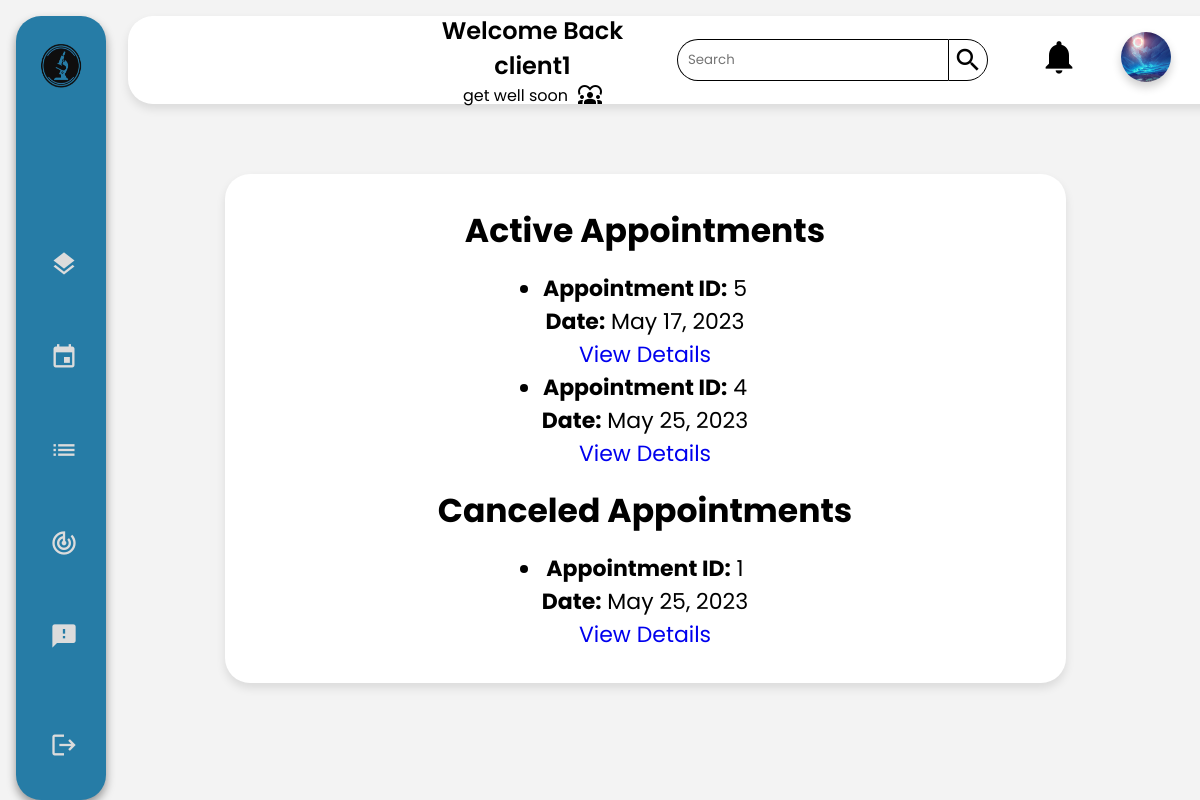
The page /client/ (signed in) on the database as committed earlier.
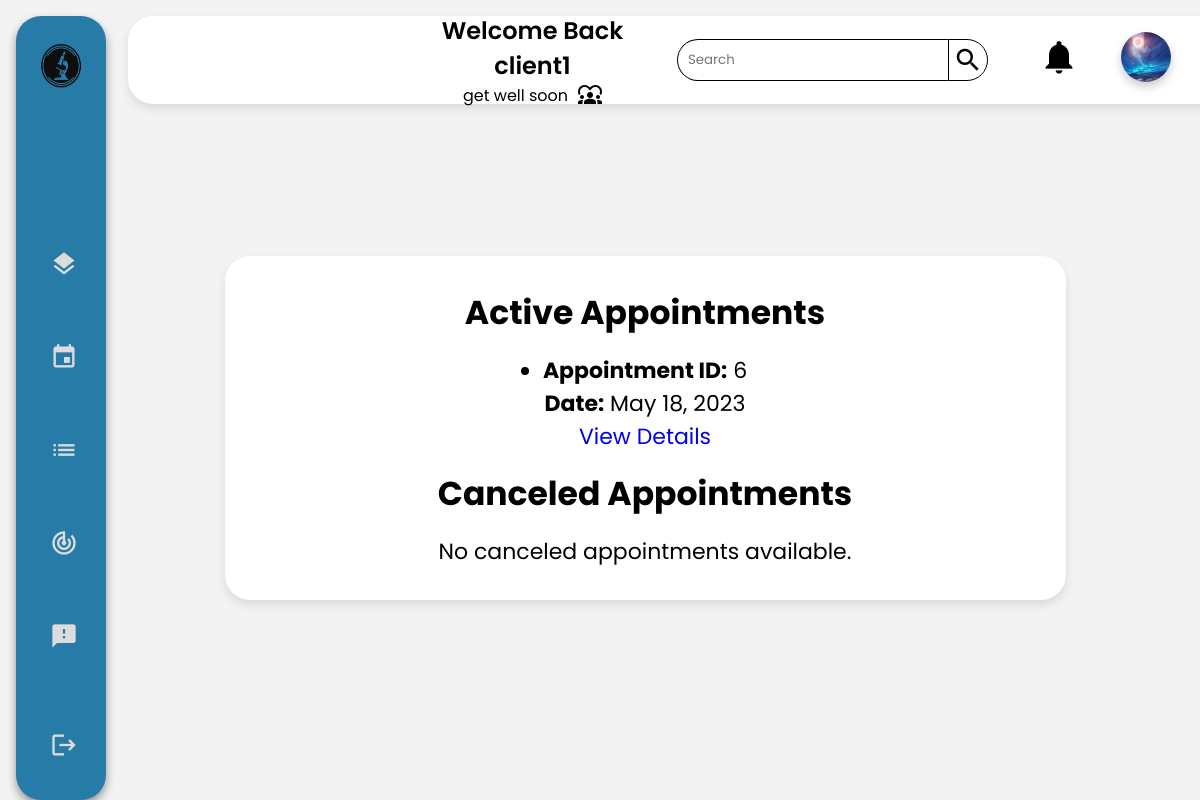
The same page on the database as committed later.
### client/models.py (models this page shows, shortened)
class Client(models.Model):
    GENDERS =[
        ('M','Male'),
        ('F','Female')
    ]
    user = models.OneToOneField(User, primary_key = True, on_delete=models.CASCADE)
    phone_number = models.CharField(max_length=10,validators=[phone_regex])
    gender = models.CharField(max_length = 1 ,choices = GENDERS)
    address = models.CharField(max_length=50)
    policy = models.BooleanField(default = False)
    profile_pic = models.ImageField(default="default.png", upload_to="profile_pics")
    date_of_birth = models.DateField(default='2003-03-08')
    tests_made = models.PositiveIntegerField(default=0)
    class Meta():
        db_table = 'auth_client'

### main_home/models.py (models this page shows, shortened)
class Appointment(models.Model):
    PRE_PAY = 'PP'
    ON_RECEIVE = 'OR'
    PAYMENT_CHOICES = [
        (PRE_PAY, 'Pre-Pay'),
        (ON_RECEIVE, 'On-Receive'),
    ]
    UPCOMING = 'Upcoming'
    TOMORROW = 'Tommorow'
    TODAY = 'Today'
    OVERDUE = 'Overdue'
    STATUS_CHOICES = [
        (UPCOMING, 'Upcoming'),
        (TOMORROW, 'Tommorow'),
        (TODAY, 'Today'),
        (OVERDUE, 'Overdue'),
    ]
    client = models.ForeignKey(Client, on_delete=models.CASCADE)
    tests_requested = models.ManyToManyField(TestOffered)
    date = models.DateField(validators=[validate_date_not_past])
    description = models.CharField(max_length=1000,blank=True)
    document = models.ImageField(null=True,upload_to='medical_documents')
    total_price = models.DecimalField(max_digits=10, decimal_places=2)
    payment_option = models.CharField(max_length=2, choices=PAYMENT_CHOICES,default="OR")
    payment_status = models.BooleanField(default=False)
    arrived = models.BooleanField(default=False)
    cancelled = models.BooleanField(default=False)
    performed = models.BooleanField(default=False)
    class Meta:
        db_table = 'appointment'

### client/views.py (the view)
# urls.py: path("",views.client_home,name="client"),
@login_required
@permission_required('client.view_client', raise_exception=True)
def client_home(request):
    appointments = Appointment.objects.filter(client=request.user.client).order_by('date')
    canceled_appointments = appointments.filter(cancelled=True)
    active_appointments = appointments.exclude(cancelled=True)
    context = {
        'active_appointments': active_appointments,
        'canceled_appointments': canceled_appointments,
    }
    return render(request,'client/client.html',context)

### client/templates/client/client.html (shortened to what this page needs)
{% extends 'main_home/actors_base.html' %}
{% load static %}
{% block main %}
    <div class="Container">
        <h2>Active Appointments</h2>
{% if active_appointments %}
  <ul>
    {% for appointment in active_appointments %}
      <li>
        <strong>Appointment ID:</strong> {{ appointment.id }}<br>
        <strong>Date:</strong> {{ appointment.date }}<br>
        <a href="{% url 'client_appointment_detail' appointment.id %}">View Details</a>
      </li>
    {% endfor %}
  </ul>
{% else %}
  <p>No active appointments available.</p>
{% endif %}
<h2>Canceled Appointments</h2>
{% if canceled_appointments %}
  <ul>
    {% for appointment in canceled_appointments %}
      <li>
        <strong>Appointment ID:</strong> {{ appointment.id }}<br>
        <strong>Date:</strong> {{ appointment.date }}<br>
        <a href="{% url 'client_appointment_detail' appointment.id %}">View Details</a>
      </li>
    {% endfor %}
  </ul>
{% else %}
  <p>No canceled appointments available.</p>
{% endif %}
    </div>
{% endblock main %}
{% block sidebar %}
    <li><a href={% url 'client' %}><span class="material-icons X">layers</span> <span class="nav-item">Home</span></a></li>
    <li><a href={% url 'client_appointment_book' %}><span class="material-icons X">event</span><span class="nav-item">Book Appointment</span></a></li>
    <li><a href={% url 'client_result_list' %}><span class="material-icons X">list</span><span class="nav-item">Results</span></a></li>
    <li><a href={% url 'client_request_list' %}><span class="material-icons X">track_changes</span><span class="nav-item">Track Progress</span></a></li>
    <li><a href={% url 'create_complaint' %}><span class="material-icons X">feedback</span><span class="nav-item">Send Complaint</span></a></li>
{% endblock sidebar %}

### main_home/templates/main_home/actors_base.html (shortened to what this page needs)
{% extends 'main_home/base.html' %}
{% load static %}
{% block css %}
        <link rel="stylesheet" href="{% static 'css/actors.css' %}" />
{% endblock css %}
{% block content %}
    <div class="container">
        <header>
            <div class="wlc">
                <h1>Welcome Back {{user.username}}</h1>
                <p>get well soon  <span class="material-icons">diversity_1</span></p>
            </div>
            <div class="Left">
                <div class="search">
                    <input type="text" class="searchTerm" placeholder="Search">
                    <button type="submit" class="searchButton">
                        <span class="material-icons">
                        </span>
                    </button>
                </div>
                <ul class="DROPS">
                    {% if user.groups.first.name == 'client' %}
                    <li><a href="#"><span class="material-icons">notifications</span></a></li>
                    <li><a onclick="showElement()"><img class="profile-pic" alt="profile_pic" src="{{ user.client.profile_pic.url }}"></img></a>
                    {% endif %}
                        </li>
                    </ul>
                </div>
        </header>
        <div class="Main">
            {% block main %}{% endblock main %}
        </div>
    </div>
    <nav>
        <a class="logo" href="{% url user.groups.first.name %}">
            <img alt="brave lab logo" src="{% static 'img/logo.png' %}">
            <span class="nav-item">Brave Lab</span>
        </a>
        <ul>
            {% block sidebar %}{% endblock sidebar %}
            <li class="end">
                <a href='{% url 'logout' %}'>
                    <span class="material-icons emoji">logout</span>
                </a>
            </li>
        </ul>
    </nav>
{% endblock content %}

### main_home/templates/main_home/base.html (shortened to what this page needs)
{% load static %}
<!DOCTYPE html>
<html lang="en">
<head>
    {% block css %}{% endblock css %}
</head>
<body>
    {% block content %}{% endblock content %}
</body>
</html>

### static/css/actors.css (style rules this page uses)
* { font-family: 'Poppins', sans-serif; margin: 0; padding: 0; }
body { background-color: #f3f3f3; }
.container { background-color: #f3f3f3; text-align: center; float: right; width: 100%; height: 90vh; }
header { margin: 1rem; margin-left: 8rem; width: 92%; height: 11%; background-color: rgb(255, 255, 255); display: flex; align-items: center; justify-content: space-between; border-radius: 25px; position: fixed; top: 0; left: 0; right: 0; z-index: 1; }
.wlc { margin-left: 300px; }
.wlc h1 { font-size: 1.5rem; }
.wlc p { display: flex; align-items: center; justify-content: center; gap: 10px; }
.Left { float: right; margin: 40px; display: flex; align-items: center; flex-direction: row; justify-content: space-between; gap: 30px; }
.DROPS { display: flex; align-items: center; justify-content: center; flex-direction: row; }
.DROPS a { width: 40px; height: 40px; padding: 50px; text-decoration: none; color: black; padding: 1px; }
.DROPS li { padding: 20px; list-style: none; }
.DROPS li span { font-size: 40px; }
.search { width: 100%; position: relative; display: flex; }
.search span { font-size: 30px; }
.searchTerm { width: 250px; border: 1px solid rgb(0, 0, 0); border-right: none; padding: 10px; height: 20px; border-radius: 25px 0 0 25px; outline: none; color: #267ca6; }
.searchButton { background-color: white; display: flex; align-items: center; text-align: center; color: rgb(0, 0, 0); cursor: pointer; padding: 4px; font-size: 20px; border: solid 1px rgb(0, 0, 0); border-radius: 0px 25px 25px 0px; }
nav { margin: 1rem; position: absolute; top: 0; bottom: 0; left: 0; height: 98vh; background-color: #267ca6; width: 90px; border-radius: 25px; overflow: hidden; transition: width 0.2s linear; box-shadow: 0 20px 35px rgb(0, 0, 0), 0.1; }
.logo { position: absolute; top: 8px; left: 3px; text-align: center; display: flex; transition: all 0.5s ease; margin: 10px 0 0 10px; }
.logo img { width: 45px; height: 45px; }
.logo span { font-weight: bold; padding-left: 15px; font-size: 18px; text-transform: uppercase; }
nav a { position: relative; color: gainsboro; font-size: 18px; display: table; width: 300px; padding: 10px; }
nav .material-icons { position: relative; width: 70px; height: 40px; top: 14px; font-size: 28px !important; text-align: center; }
nav ul { margin-top: 200px; }
.nav-item { position: relative; top: 5px; margin-left: 10px; }
nav ul li { transition: 0.5s; margin: 3px; width: auto; }
.end { position: absolute; bottom: 10px; }
nav ul li a { padding: 20px 10px; }
nav ul li::after { content: ''; display: block; position: relative; left: 0; width: 5px; height: 100%; background-color: rgb(0, 0, 0); }
.Main { height: 89%; }
header { position: fixed; top: 0; left: 0; right: 0; z-index: 1; }
nav { position: fixed; left: 0; overflow-y: auto; z-index: 1; }
.Main { margin-top: 9%; margin-left: 90px; display: flex; justify-content: center; align-items: center; }
.profile-pic { width: 50px; height: 50px; border-radius: 50%; cursor: pointer; object-fit: cover; }
header h1 { font-weight: 600; }
a { text-decoration: none; }
.Container { margin: auto; width: 70%; border-radius: 25px; display: flex; align-items: center; justify-content: end; flex-direction: column; background-color: white; padding: 2rem; }
nav a { height: 50px; }
.end { width: 97%; }
header { box-shadow: 0 5px 10px rgba(0,0,0,0.1); }
.Container { box-shadow: 0 5px 10px rgba(0,0,0,0.1); }
nav { box-shadow: 0 5px 10px rgba(0,0,0,0.4); }
.profile-pic { box-shadow: 0 5px 10px rgba(0,0,0,0.2); }

### main_home/templates/main_home/page_css_dev.html (style rules this page uses)
.Container { display:flex; flex-direction:column; align-items:center; justify-content:center; gap:1rem; font-size:22px; }

Rows that differ between the two databases and show on the page:
removed Appointment: id "5", date "May 17, 2023", shown under "Active Appointments"
removed Appointment: id "4", date "May 25, 2023", shown under "Active Appointments"
removed Appointment: id "1", date "May 25, 2023", shown under "Canceled Appointments"
added Appointment: id "6", date "May 18, 2023", shown under "Active Appointments"
Other text that changed with them:
text now shown: "No canceled appointments available."
